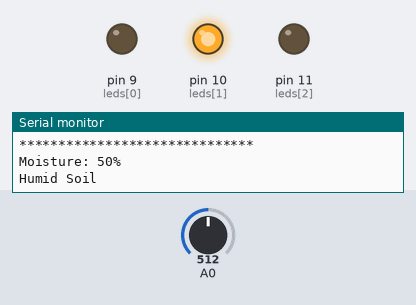
Bench run of a sketch on a simulated Arduino Uno, built with avr-gcc and run on an emulated ATmega328P. Parts: output pins drawn as LEDs (lit = HIGH), the last lines printed to the serial monitor. The inputs (shaded band) are chosen by the test bench; at power-on: A0 = 512.

Above: at 1.8 s.
1.9 s: A0 set to 599
3.4 s: A0 set to 627
At 5.0 s:
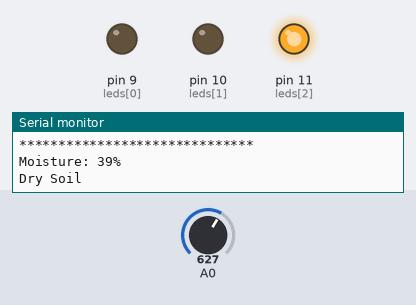
5.5 s: A0 set to 306
At 6.6 s:
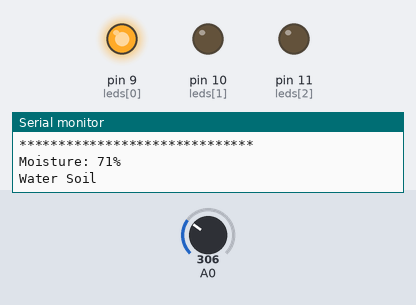
7.5 s: A0 set to 397
9.2 s: A0 set to 421
At 10.9 s:
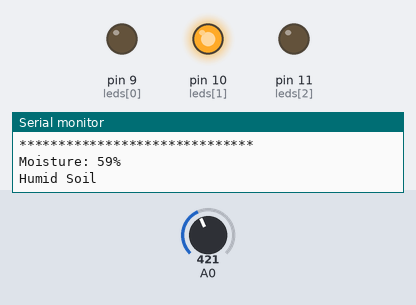
11.5 s: A0 set to 1023
At 12.5 s:
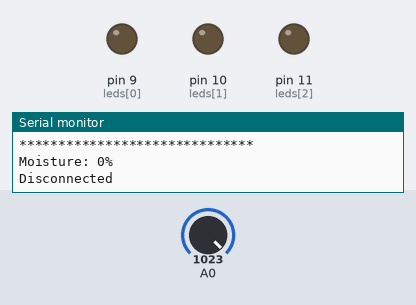
Timing chart, 0 to 14.5 s (numbered marks = the images above; inputs shaded):
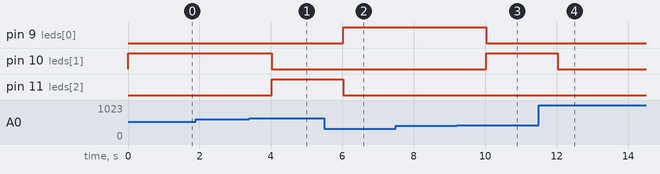

Measured:
- the behaviour switches between 613 and 614 on A0 (found by bisection; images 0 and 1)
- the behaviour switches between 409 and 410 on A0 (found by bisection; images 2 and 3)
- after the input at 3.4 s, pin 10 (leds[1]): HIGH → LOW after 0.62 s; pin 11 (leds[2]): LOW → HIGH after 0.62 s
- after the input at 5.5 s, pin 9 (leds[0]): LOW → HIGH after 0.52 s; pin 11 (leds[2]): HIGH → LOW after 0.52 s
- after the input at 9.2 s, pin 9 (leds[0]): HIGH → LOW after 0.83 s; pin 10 (leds[1]): LOW → HIGH after 0.83 s
- after the input at 11.5 s, pin 10 (leds[1]): HIGH → LOW after 0.53 s

The sketch:

ex04.ino
```cpp
int buzzer = 8;
int leds[] = {9, 10, 11};
int moisture;

void setup() {
  Serial.begin(9600);
  for(int i=0; i<3; i++)
    pinMode(leds[i], OUTPUT);
  Serial.println("Soil Moisture Program");
}

void loop() {
  int val = analogRead(A0);
  moisture = map(val, 0, 1023, 100, 0);
  for (int i=0; i<3; i++)
    digitalWrite(leds[i], LOW);
  digitalWrite(buzzer, LOW);
  Serial.println("******************************");
  Serial.println("Moisture: "+String(moisture)+"%");
  if(moisture > 60){
    digitalWrite(leds[0], HIGH);
    Serial.println("Water Soil");
  }else if(moisture > 40){
    digitalWrite(leds[1], HIGH);
    Serial.println("Humid Soil");
  }else if(moisture > 2){
    digitalWrite(leds[2], HIGH);
    digitalWrite(buzzer, HIGH);
    Serial.println("Dry Soil");
  }else{
    Serial.println("Disconnected");
  }
  delay(1000);
}
```
